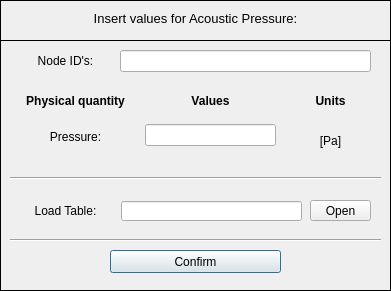
<?xml version="1.0" encoding="UTF-8"?>
<ui version="4.0">
 <class>Dialog</class>
 <widget class="QDialog" name="Dialog">
  <property name="windowModality">
   <enum>Qt::NonModal</enum>
  </property>
  <property name="geometry">
   <rect>
    <x>0</x>
    <y>0</y>
    <width>391</width>
    <height>291</height>
   </rect>
  </property>
  <property name="sizePolicy">
   <sizepolicy hsizetype="Fixed" vsizetype="Fixed">
    <horstretch>0</horstretch>
    <verstretch>0</verstretch>
   </sizepolicy>
  </property>
  <property name="contextMenuPolicy">
   <enum>Qt::DefaultContextMenu</enum>
  </property>
  <property name="windowTitle">
   <string> Set: Acoustic Pressure</string>
  </property>
  <property name="windowIcon">
   <iconset>
    <normaloff>../../../../../../Downloads/load - Copia.png</normaloff>../../../../../../Downloads/load - Copia.png</iconset>
  </property>
  <property name="whatsThis">
   <string/>
  </property>
  <widget class="QWidget" name="widget" native="true">
   <property name="geometry">
    <rect>
     <x>0</x>
     <y>0</y>
     <width>391</width>
     <height>411</height>
    </rect>
   </property>
   <property name="font">
    <font>
     <kerning>true</kerning>
    </font>
   </property>
   <widget class="QFrame" name="frame">
    <property name="geometry">
     <rect>
      <x>0</x>
      <y>0</y>
      <width>391</width>
      <height>41</height>
     </rect>
    </property>
    <property name="frameShape">
     <enum>QFrame::Box</enum>
    </property>
    <property name="frameShadow">
     <enum>QFrame::Plain</enum>
    </property>
    <property name="lineWidth">
     <number>1</number>
    </property>
    <widget class="QLabel" name="label">
     <property name="geometry">
      <rect>
       <x>10</x>
       <y>10</y>
       <width>371</width>
       <height>16</height>
      </rect>
     </property>
     <property name="font">
      <font>
       <pointsize>10</pointsize>
       <italic>false</italic>
      </font>
     </property>
     <property name="text">
      <string>Insert values for Acoustic Pressure:</string>
     </property>
     <property name="textFormat">
      <enum>Qt::AutoText</enum>
     </property>
     <property name="alignment">
      <set>Qt::AlignCenter</set>
     </property>
    </widget>
   </widget>
   <widget class="QFrame" name="frame_2">
    <property name="geometry">
     <rect>
      <x>0</x>
      <y>40</y>
      <width>391</width>
      <height>251</height>
     </rect>
    </property>
    <property name="frameShape">
     <enum>QFrame::Box</enum>
    </property>
    <property name="frameShadow">
     <enum>QFrame::Plain</enum>
    </property>
    <widget class="QWidget" name="verticalLayoutWidget">
     <property name="geometry">
      <rect>
       <x>20</x>
       <y>10</y>
       <width>91</width>
       <height>21</height>
      </rect>
     </property>
     <layout class="QVBoxLayout" name="verticalLayout">
      <item>
       <widget class="QLabel" name="label_2">
        <property name="text">
         <string>Node ID's:</string>
        </property>
        <property name="alignment">
         <set>Qt::AlignCenter</set>
        </property>
       </widget>
      </item>
     </layout>
    </widget>
    <widget class="QWidget" name="verticalLayoutWidget_2">
     <property name="geometry">
      <rect>
       <x>120</x>
       <y>10</y>
       <width>251</width>
       <height>22</height>
      </rect>
     </property>
     <layout class="QVBoxLayout" name="verticalLayout_2">
      <item>
       <widget class="QLineEdit" name="lineEdit_nodeID">
        <property name="focusPolicy">
         <enum>Qt::ClickFocus</enum>
        </property>
       </widget>
      </item>
     </layout>
    </widget>
    <widget class="QWidget" name="verticalLayoutWidget_3">
     <property name="geometry">
      <rect>
       <x>25</x>
       <y>50</y>
       <width>101</width>
       <height>21</height>
      </rect>
     </property>
     <layout class="QVBoxLayout" name="verticalLayout_3">
      <item>
       <widget class="QLabel" name="label_3">
        <property name="font">
         <font>
          <weight>75</weight>
          <bold>true</bold>
         </font>
        </property>
        <property name="text">
         <string>Physical quantity</string>
        </property>
        <property name="alignment">
         <set>Qt::AlignCenter</set>
        </property>
       </widget>
      </item>
     </layout>
    </widget>
    <widget class="QWidget" name="verticalLayoutWidget_4">
     <property name="geometry">
      <rect>
       <x>145</x>
       <y>50</y>
       <width>131</width>
       <height>21</height>
      </rect>
     </property>
     <layout class="QVBoxLayout" name="verticalLayout_4">
      <item>
       <widget class="QLabel" name="label_4">
        <property name="font">
         <font>
          <weight>75</weight>
          <bold>true</bold>
         </font>
        </property>
        <property name="text">
         <string>Values</string>
        </property>
        <property name="alignment">
         <set>Qt::AlignCenter</set>
        </property>
       </widget>
      </item>
     </layout>
    </widget>
    <widget class="QWidget" name="verticalLayoutWidget_5">
     <property name="geometry">
      <rect>
       <x>295</x>
       <y>50</y>
       <width>71</width>
       <height>21</height>
      </rect>
     </property>
     <layout class="QVBoxLayout" name="verticalLayout_5">
      <item>
       <widget class="QLabel" name="label_5">
        <property name="font">
         <font>
          <weight>75</weight>
          <bold>true</bold>
         </font>
        </property>
        <property name="text">
         <string>Units</string>
        </property>
        <property name="alignment">
         <set>Qt::AlignCenter</set>
        </property>
       </widget>
      </item>
     </layout>
    </widget>
    <widget class="QWidget" name="verticalLayoutWidget_7">
     <property name="geometry">
      <rect>
       <x>145</x>
       <y>70</y>
       <width>131</width>
       <height>51</height>
      </rect>
     </property>
     <layout class="QVBoxLayout" name="verticalLayout_7">
      <item>
       <widget class="QLineEdit" name="lineEdit_pressure"/>
      </item>
     </layout>
    </widget>
    <widget class="Line" name="line">
     <property name="geometry">
      <rect>
       <x>10</x>
       <y>130</y>
       <width>371</width>
       <height>16</height>
      </rect>
     </property>
     <property name="orientation">
      <enum>Qt::Horizontal</enum>
     </property>
    </widget>
    <widget class="QWidget" name="verticalLayoutWidget_11">
     <property name="geometry">
      <rect>
       <x>20</x>
       <y>160</y>
       <width>91</width>
       <height>21</height>
      </rect>
     </property>
     <layout class="QVBoxLayout" name="verticalLayout_11">
      <item>
       <widget class="QLabel" name="label_19">
        <property name="enabled">
         <bool>true</bool>
        </property>
        <property name="text">
         <string>Load Table:</string>
        </property>
        <property name="alignment">
         <set>Qt::AlignCenter</set>
        </property>
       </widget>
      </item>
     </layout>
    </widget>
    <widget class="QPushButton" name="pushButton_confirm">
     <property name="geometry">
      <rect>
       <x>110</x>
       <y>210</y>
       <width>171</width>
       <height>23</height>
      </rect>
     </property>
     <property name="text">
      <string>Confirm</string>
     </property>
    </widget>
    <widget class="Line" name="line_2">
     <property name="geometry">
      <rect>
       <x>10</x>
       <y>190</y>
       <width>371</width>
       <height>20</height>
      </rect>
     </property>
     <property name="orientation">
      <enum>Qt::Horizontal</enum>
     </property>
    </widget>
    <widget class="QLabel" name="label_6">
     <property name="enabled">
      <bool>true</bool>
     </property>
     <property name="geometry">
      <rect>
       <x>30</x>
       <y>71</y>
       <width>91</width>
       <height>51</height>
      </rect>
     </property>
     <property name="text">
      <string>Pressure:</string>
     </property>
     <property name="alignment">
      <set>Qt::AlignCenter</set>
     </property>
    </widget>
    <widget class="QLabel" name="label_13">
     <property name="geometry">
      <rect>
       <x>295</x>
       <y>75</y>
       <width>71</width>
       <height>51</height>
      </rect>
     </property>
     <property name="maximumSize">
      <size>
       <width>71</width>
       <height>16777215</height>
      </size>
     </property>
     <property name="text">
      <string>[Pa]</string>
     </property>
     <property name="alignment">
      <set>Qt::AlignCenter</set>
     </property>
    </widget>
    <widget class="QLineEdit" name="line_load_table_path">
     <property name="enabled">
      <bool>true</bool>
     </property>
     <property name="geometry">
      <rect>
       <x>121</x>
       <y>161</y>
       <width>181</width>
       <height>20</height>
      </rect>
     </property>
    </widget>
    <widget class="QToolButton" name="toolButton_load_table">
     <property name="enabled">
      <bool>true</bool>
     </property>
     <property name="geometry">
      <rect>
       <x>310</x>
       <y>160</y>
       <width>61</width>
       <height>21</height>
      </rect>
     </property>
     <property name="sizePolicy">
      <sizepolicy hsizetype="Expanding" vsizetype="Fixed">
       <horstretch>0</horstretch>
       <verstretch>0</verstretch>
      </sizepolicy>
     </property>
     <property name="text">
      <string>Open</string>
     </property>
     <property name="autoRaise">
      <bool>false</bool>
     </property>
     <property name="arrowType">
      <enum>Qt::NoArrow</enum>
     </property>
    </widget>
   </widget>
  </widget>
 </widget>
 <resources/>
 <connections/>
</ui>
